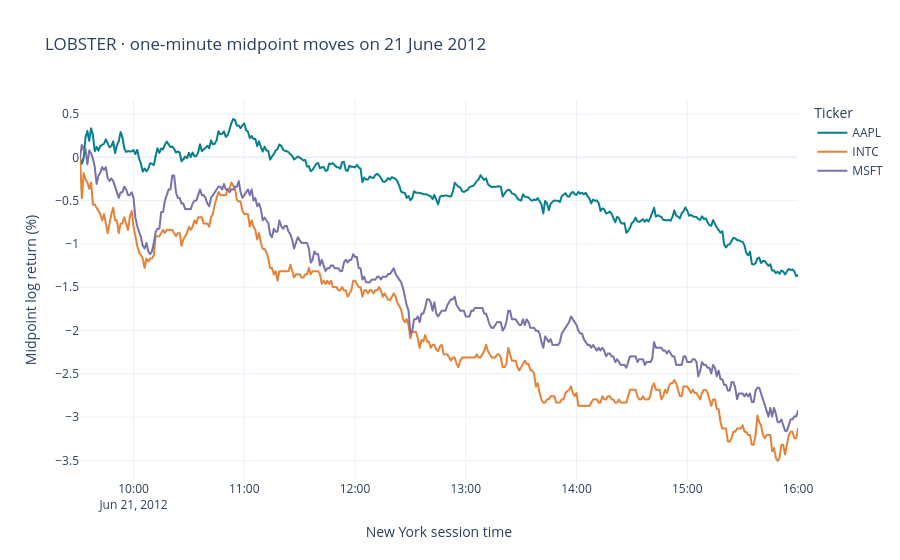

The notebook cell this image was saved under:
### Markdown cell above
### 2.1 Verify variance construction on LOBSTER

The provider publishes level-one message and order-book files for **AAPL, INTC, and MSFT on 21 June 2012**. All three names are in the paper. For each minute we take the last book event at or before its clock timestamp, then compute midpoint log returns and average squared five-minute returns across five grids. The first events occur just after 09:30, so the sample calculation uses 09:31 through 16:00. This keeps the timestamps free of forward lookups. The official data validate ingestion and measurement for a single session. The Oxford-Man panel supplies the multi-year history for the public backtest. [Official sample archives](https://php.lobsterdata.com/info/DataSamples.php) · [File schema](https://php.lobsterdata.com/info/DataStructure.php)

### Code cell
SAMPLE_DATE = "2012-06-21"
SAMPLE_SHA256 = {
    "AAPL": "b50994786f2996ae3c349d6b11a07b412c981a417a17ece44f068f9e12e45058",
    "INTC": "e081fde3506cb383f38d018d4a9b49db8b0ebc059ec504c96d02bc82c32d0acd",
    "MSFT": "613f9638c95b4b04894d046f784ac7bb7cbc0744f5bd873ee2d67d2cb7570928",
}
LOBSTER_SAMPLES = "https://php.lobsterdata.com/info/sample"


def minute_quotes_from_lobster(archive):
    """
    Match each clock minute to the last observed level-one order book.
    """
    with ZipFile(archive) as bundle:
        message, = [name for name in bundle.namelist() if "_message_" in name]
        orderbook, = [name for name in bundle.namelist() if "_orderbook_" in name]
        with bundle.open(message) as handle:
            events = pd.read_csv(handle, header=None, usecols=[0])[0].to_numpy()
        with bundle.open(orderbook) as handle:
            quotes = pd.read_csv(handle, header=None, usecols=[0, 1, 2, 3])
    if len(events) != len(quotes) or not np.isfinite(events).all() or (np.diff(events) < 0).any():
        raise ValueError("Expected ordered timestamps and a matching book row for every event.")

    minutes = np.arange(391)
    clocks = 9.5 * 3600 + minutes * 60
    positions = np.searchsorted(events, clocks, side="right") - 1
    available = positions >= 0
    snapshots = quotes.iloc[positions[available]]
    if (snapshots[[1, 3]] <= 0).any().any():
        raise ValueError("Encountered a placeholder or empty best quote at a grid timestamp.")
    return pd.DataFrame({
        "minute": minutes[available],
        "bid": snapshots[2].to_numpy() / 10_000,
        "ask": snapshots[0].to_numpy() / 10_000,
    })


sample_dir = Path("data/lobster_samples")
sample_outputs, sample_paths = [], []
for ticker, digest in SAMPLE_SHA256.items():
    filename = f"LOBSTER_SampleFile_{ticker}_{SAMPLE_DATE}_1.zip"
    archive = verified_archive(f"{LOBSTER_SAMPLES}/{filename}", sample_dir / filename, digest)
    quotes = minute_quotes_from_lobster(archive)
    stats = quote_session(quotes, allow_open_gap=True)
    midpoint = (quotes["bid"] + quotes["ask"]) / 2
    sample_outputs.append({
        "ticker": ticker, "minute_quotes": len(quotes),
        "return (%)": stats["return"], "realized variance (%²)": stats["variance"],
    })
    sample_paths.append(pd.DataFrame({
        "New York session time": pd.Timestamp(SAMPLE_DATE + " 09:30") + pd.to_timedelta(quotes.minute, unit="min"),
        "Midpoint log return (%)": np.log(midpoint / midpoint.iloc[0]) * 100,
        "Ticker": ticker,
    }))

display(pd.DataFrame(sample_outputs).round(4))
sample_plot = px.line(
    pd.concat(sample_paths), x="New York session time", y="Midpoint log return (%)", color="Ticker",
    title="LOBSTER · one-minute midpoint moves on 21 June 2012",
    color_discrete_sequence=["#087f8c", "#e48237", "#7871aa"],
)
sample_plot.update_layout(template="plotly_white", hovermode="x unified")
sample_plot.show(renderer="plotly_mimetype")

### Figure 1 — Plotly figure (JSON) as saved in the notebook; plotly's stock layout.template omitted (floating-point values rounded to 4 significant figures; data arrays with more than 128 entries replaced by an {"elided": "..."} marker saying what was removed)
{"data": [{"hovertemplate": "Ticker=AAPL<br>New York session time=%{x}<br>Midpoint log return (%)=%{y}<extra></extra>", "legendgroup": "AAPL", "line": {"color": "#087f8c", "dash": "solid"}, "marker": {"symbol": "circle"}, "mode": "lines", "name": "AAPL", "showlegend": true, "type": "scattergl", "x": {"elided": "390 str values"}, "xaxis": "x", "y": {"elided": "390 float values"}, "yaxis": "y"}, {"hovertemplate": "Ticker=INTC<br>New York session time=%{x}<br>Midpoint log return (%)=%{y}<extra></extra>", "legendgroup": "INTC", "line": {"color": "#e48237", "dash": "solid"}, "marker": {"symbol": "circle"}, "mode": "lines", "name": "INTC", "showlegend": true, "type": "scattergl", "x": {"elided": "390 str values"}, "xaxis": "x", "y": {"elided": "390 float values"}, "yaxis": "y"}, {"hovertemplate": "Ticker=MSFT<br>New York session time=%{x}<br>Midpoint log return (%)=%{y}<extra></extra>", "legendgroup": "MSFT", "line": {"color": "#7871aa", "dash": "solid"}, "marker": {"symbol": "circle"}, "mode": "lines", "name": "MSFT", "showlegend": true, "type": "scattergl", "x": {"elided": "390 str values"}, "xaxis": "x", "y": {"elided": "390 float values"}, "yaxis": "y"}], "layout": {"hovermode": "x unified", "legend": {"title": {"text": "Ticker"}, "tracegroupgap": 0}, "title": {"text": "LOBSTER · one-minute midpoint moves on 21 June 2012"}, "xaxis": {"anchor": "y", "domain": [0.0, 1.0], "title": {"text": "New York session time"}}, "yaxis": {"anchor": "x", "domain": [0.0, 1.0], "title": {"text": "Midpoint log return (%)"}}}}
